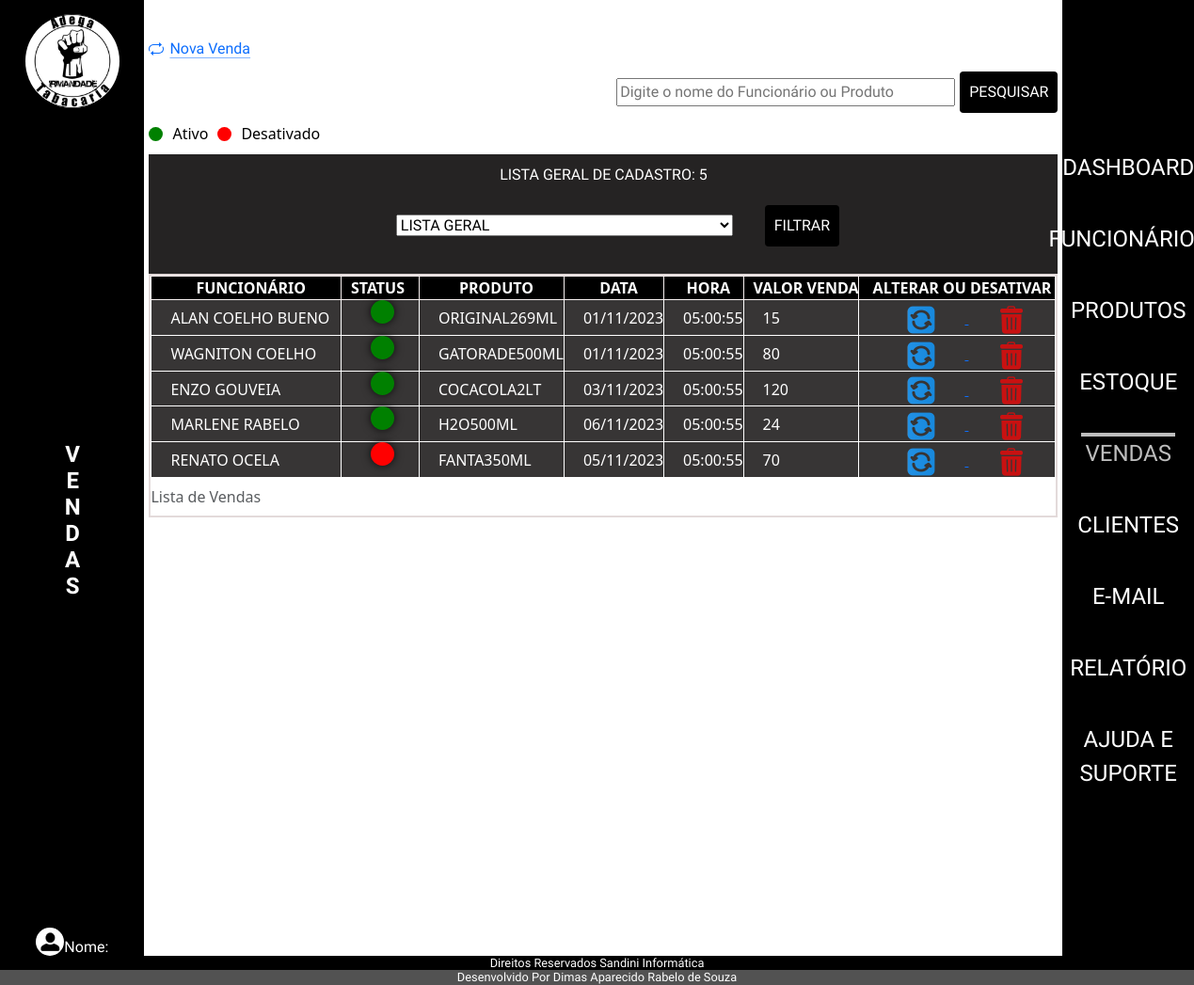
The app's page /admin/index.php?p=vendas with its own data.
### tables this page shows
CREATE TABLE `tblvendas` (
  `idVenda` int(11) NOT NULL,
  `dataVenda` date DEFAULT curdate(),
  `horaVenda` time NOT NULL,
  `statusVenda` varchar(10) DEFAULT NULL,
  `valorTotalVenda` double(10,2) NOT NULL,
  `idFuncionario` int(11) NOT NULL,
  `idProduto` int(11) NOT NULL
);

CREATE TABLE `tblfuncionarios` (
  `idFuncionario` int(11) NOT NULL,
  `nomeFuncionario` varchar(50) NOT NULL,
  `altFuncionario` varchar(50) NOT NULL,
  `cargoFuncionario` varchar(20) NOT NULL,
  `dataNascFuncionario` date NOT NULL,
  `emailFuncionario` varchar(80) NOT NULL,
  `senhaFuncionario` varchar(20) NOT NULL,
  `nivelFuncionario` varchar(15) NOT NULL,
  `dataAdmissaoFuncionario` date NOT NULL,
  `enderecoFuncionario` varchar(50) NOT NULL,
  `telFuncionario` varchar(15) NOT NULL,
  `cepFuncionario` varchar(10) NOT NULL,
  `statusFuncionario` varchar(10) NOT NULL,
  `fotoFuncionario` varchar(100) DEFAULT NULL,
  `linkFaceFuncionario` varchar(150) NOT NULL,
  `linkInstaFuncionario` varchar(150) NOT NULL,
  `linkWhatsFuncionario` varchar(150) NOT NULL
);

CREATE TABLE `tblprodutos` (
  `idProduto` int(11) NOT NULL,
  `nomeProduto` varchar(255) NOT NULL,
  `descricaoProduto` varchar(50) NOT NULL,
  `categoriaProduto` varchar(50) NOT NULL,
  `statusProduto` varchar(255) DEFAULT 'Ativo',
  `precoCompraProduto` double(10,2) NOT NULL,
  `precoVendaProduto` double(10,2) NOT NULL,
  `fornecedorProduto` varchar(20) NOT NULL,
  `dataReceProduto` date DEFAULT curdate(),
  `horaProduto` time DEFAULT curtime()
);

### admin/class/vendas.php (called while the page is built, shortened)
<?php
class VendasClass
{
    public function listarVendasAtivas()
    {
        $sql = "SELECT
        v.idVenda,
        v.statusVenda,
        v.valorTotalVenda,
        v.horaVenda,
        v.dataVenda,
        f.nomeFuncionario,
        p.nomeProduto
    FROM
        tblvendas v
    INNER JOIN
        tblfuncionarios f ON v.idFuncionario = f.idFuncionario
    INNER JOIN
        tblprodutos p ON v.idProduto = p.idProduto
    WHERE
        v.statusVenda = 'ATIVO'";
        $conn = Conexao::LigarConexao();
        $resultado = $conn->query($sql);
        $lista = $resultado->fetchAll();
        return $lista;
    }
    public function listarVendasDesativadas()
    {
        $sql = "SELECT
        v.idVenda,
        v.statusVenda,
        v.valorTotalVenda,
        v.horaVenda,
        v.dataVenda,
        f.nomeFuncionario,
        p.nomeProduto
    FROM
        tblvendas v
    INNER JOIN
        tblfuncionarios f ON v.idFuncionario = f.idFuncionario
    INNER JOIN
        tblprodutos p ON v.idProduto = p.idProduto
    WHERE
        v.statusVenda = 'DESATIVADO'";
        $conn = Conexao::LigarConexao();
        $resultado = $conn->query($sql);
        $lista = $resultado->fetchAll();
        return $lista;
    }
}

### admin/vendas/listar.php (the view, shortened to what this page needs)
<?php
require_once('class/vendas.php');
$venda = new VendasClass();
$listaAtivos = $venda->listarVendasAtivas();
$listaDesativados = $venda->listarVendasDesativadas();
$listaFiltrada = array_merge($listaAtivos, $listaDesativados);
$statusFiltrar = '';
$totalCadastrados = count($listaFiltrada);
$totalAtivos = count($listaAtivos);
$totalDesativados = count($listaDesativados);
?>
<div>
    <a class="icon-link icon-link-hover" style="--bs-icon-link-transform: translate3d(0, -.125rem, 0);" href="index.php?p=vendas&v=cadastrar">
        Nova Venda
    </a>
</div>
<div>
    <form class="CampoPes" action="" method="POST">
        <input type="text" id="searchInput" name="searchInput" placeholder="Digite o nome do Funcionário ou Produto">
        <button type="submit">Pesquisar</button>
    </form>
</div>
<?php if (empty($statusFiltrar) || $statusFiltrar === 'LISTA GERAL') : ?>
    <div class="legenda-status">
        <div class="bolinha verde"></div>
        <span>Ativo</span>
        <div class="bolinha vermelha"></div>
        <span>Desativado</span>
    </div>
<?php endif; ?>
<form class="formStatus" action="" method="POST">
    <div>
        <select class="seleAtual" aria-label="Default select example" name="statusVenda">
            <option value="" <?php echo empty($statusFiltrar) ? 'selected' : 'LISTA GERAL'; ?>>LISTA GERAL</option>
        </select>
        <button type="submit">Filtrar</button>
    </div>
    <div>
        <?php if ($statusFiltrar === 'ATIVO') : ?>
            <p class="total">Total de ativos: <?php echo $totalAtivos; ?></p>
        <?php elseif ($statusFiltrar === 'DESATIVADO') : ?>
            <p class="total">Total de desativados: <?php echo $totalDesativados; ?></p>
        <?php else : ?>
            <p class="total">Lista Geral de Cadastro: <?php echo $totalCadastrados; ?></p>
        <?php endif; ?>
    </div>
</form>
<div class="table-container" id="arrastarMouse">
    <div>
        <table>
            <caption>Lista de Vendas</caption>
            <thead>
                <tr>
                <th>Funcionário</th>
                <?php if (empty($statusFiltrar) || $statusFiltrar === 'LISTA GERAL') : ?>
                        <th class="spanstatus" >Status</th>
                    <?php endif; ?>
                    <th>Produto</th>
                    <th>Data</th>
                    <th>Hora</th>
                    <th>Valor Venda</th>
                    <?php if ($statusFiltrar !== 'DESATIVADO') : ?>
                        <th>Alterar ou Desativar</th>
                    <?php endif; ?>
                </tr>
            </thead>
            <tbody>
                <?php foreach ($listaFiltrada as $linha) : ?>
                    <?php if (empty($statusFiltrar) || $linha['statusVenda'] === $statusFiltrar) : ?>
                        <tr>
                        <td><?php echo $linha['nomeFuncionario'] ?></td>
                        <?php if (empty($statusFiltrar) || $statusFiltrar === 'LISTA GERAL') : ?>
                                <td class="spanstatus">
                                    <?php if ($linha['statusVenda'] === 'ATIVO') : ?>
                                        <span class="status-span active-status"></span>
                                    <?php else : ?>
                                        <span class="status-span inactive-status"></span>
                                    <?php endif; ?>
                                </td>
                            <?php endif; ?>
                            <td><?php echo $linha['nomeProduto'] ?></td>
                            <td><?php echo date('d/m/Y', strtotime($linha['dataVenda'])) ?></td>
                            <td><?php echo $linha['horaVenda'] ?></td>
                            <td><?php echo $linha['valorTotalVenda'] ?></td>
                            <?php if ($statusFiltrar !== 'DESATIVADO') : ?>
                                <td class="btngrudsicone">
                                    <a href="index.php?p=vendas&v=atualizar&id=<?php echo $linha['idVenda'] ?>">
                                       <img src="./img/setas-flechas.png" alt="">
                                    </a>
                                    <a href="index.php?p=vendas&v=desativar&id=<?php echo $linha['idVenda'] ?>" onclick="return confirmarDesativacao()">
                                    <img src="./img/lixeira-de-reciclagem.png" alt="">
                                    </a>
                                </td>
                            <?php endif; ?>
                        </tr>
                    <?php endif; ?>
                <?php endforeach; ?>
            </tbody>
        </table>
    </div>
</div>

### admin/css/estilo.css (style rules this page uses)
* a, h1, h2, h3, h4 { font-family: 'Secular One'; font-size: 16px; text-align: center; margin: 0; padding: 0; box-sizing: border-box; }
body { display: flex; flex-direction: column; min-height: 100vh; color: #ffffff; }
.table-container { max-height: 800px; overflow-y: auto; overflow-x: auto; border: 2px solid #e3dada; text-align: justify; white-space: nowrap; cursor: grab; }
table { width: 100%; border-collapse: collapse; border: 1px solid #f8f1f1; }
td { background: #373535; border: 1px solid #fff; color: #fff; text-indent: 20px; text-transform: uppercase; width: 100%; }
th { border: 1px solid #f8f1f1; text-align: center; font-size: 1.0em; font-weight: bold; text-transform: uppercase; text-indent: 10px; background: #000000; color: #ffffff; }
form { display: flex; flex-direction: column; align-items: center; background: #252323; width: 100%; font-family: 'Secular One'; text-transform: uppercase; }
input { margin: 5px 5px; width: 360px; }
select { margin: 30px; }
button { margin: 10px 0; padding: 10px; background-color: #000000; color: #fff; border: none; border-radius: 4px; text-transform: uppercase; }
.seleAtual { width: 358px; }
.total { color: #ffffff; font-size: 1.0em; margin-bottom: 0; }
.formStatus { display: flex; flex-direction: column-reverse; justify-content: space-around; padding: 10px; }
.CampoPes { display: flex; justify-content: flex-end; flex-direction: row; background: none; }
.btngrudsicone img { margin-right: 30px; margin-left: 30px; }
.spanstatus { text-align: center; padding-right: 15px; }
.status-span { display: inline-block; width: 25px; height: 25px; border-radius: 50%; box-shadow: 0 0 10px rgba(0, 0, 0, 0.8); }
.active-status { background-color: green; animation: pulse 1s infinite alternate; padding: 5px 5px; }
.inactive-status { background-color: red; animation: rotate 2s linear infinite, scale 1s ease-in-out infinite alternate; padding: 5px 5px; }
.legenda-status { display: flex; align-items: center; gap: 10px; margin-bottom: 10px; }
.bolinha { width: 15px; height: 15px; border-radius: 50%; }
.verde { background-color: green; }
.vermelha { background-color: red; }

### records on screen
tblvendas: idFuncionario.nomeFuncionario "ALAN COELHO BUENO", statusVenda "ATIVO" (drawn), idProduto.nomeProduto "ORIGINAL269ML", dataVenda "01/11/2023", horaVenda "05:00:55", valorTotalVenda "15"
tblvendas: idFuncionario.nomeFuncionario "WAGNITON COELHO", statusVenda "ATIVO" (drawn), idProduto.nomeProduto "GATORADE500ML", dataVenda "01/11/2023", horaVenda "05:00:55", valorTotalVenda "80"
tblvendas: idFuncionario.nomeFuncionario "ENZO GOUVEIA", statusVenda "ATIVO" (drawn), idProduto.nomeProduto "COCACOLA2LT", dataVenda "03/11/2023", horaVenda "05:00:55", valorTotalVenda "120"
tblvendas: idFuncionario.nomeFuncionario "MARLENE RABELO", statusVenda "ATIVO" (drawn), idProduto.nomeProduto "H2O500ML", dataVenda "06/11/2023", horaVenda "05:00:55", valorTotalVenda "24"
tblvendas: idFuncionario.nomeFuncionario "RENATO OCELA", statusVenda "DESATIVADO" (drawn), idProduto.nomeProduto "FANTA350ML", dataVenda "05/11/2023", horaVenda "05:00:55", valorTotalVenda "70"

### other values on screen
$texto[$i] "V"
$texto[$i] "E"
$texto[$i] "N"
$texto[$i] "D"
$texto[$i] "A"
$texto[$i] "S"
$totalCadastrados "5"
